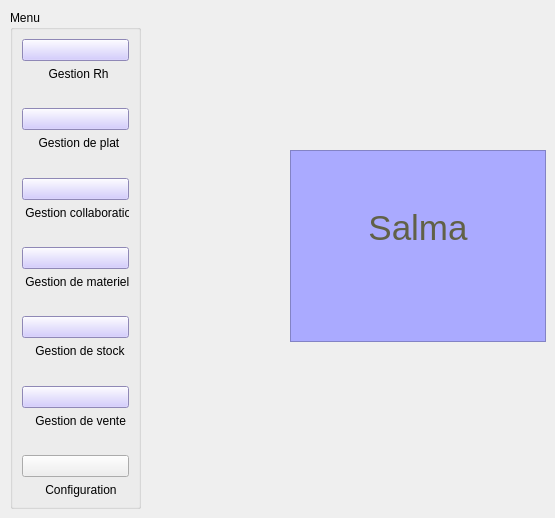
              <widget class="QWidget" name="page_5">
               <widget class="QGroupBox" name="groupBox_13">
                <property name="geometry">
                 <rect>
                  <x>10</x>
                  <y>10</y>
                  <width>131</width>
                  <height>499</height>
                 </rect>
                </property>
                <property name="title">
                 <string>Menu</string>
                </property>
                <layout class="QVBoxLayout" name="verticalLayout_17">
                 <item>
                  <layout class="QVBoxLayout" name="verticalLayout_3">
                   <item>
                    <widget class="QPushButton" name="Aymen_3">
                     <property name="styleSheet">
                      <string notr="true">background-color: rgb(200, 190, 255);</string>
                     </property>
                     <property name="text">
                      <string/>
                     </property>
                     <property name="icon">
                      <iconset resource="rh.qrc">
                       <normaloff>:/rh/rh.png</normaloff>:/rh/rh.png</iconset>
                     </property>
                     <property name="iconSize">
                      <size>
                       <width>50</width>
                       <height>30</height>
                      </size>
                     </property>
                    </widget>
                   </item>
                   <item>
                    <widget class="QLabel" name="label_23">
                     <property name="text">
                      <string>        Gestion Rh</string>
                     </property>
                    </widget>
                   </item>
                   <item>
                    <spacer name="verticalSpacer_16">
                     <property name="orientation">
                      <enum>Qt::Vertical</enum>
                     </property>
                     <property name="sizeHint" stdset="0">
                      <size>
                       <width>20</width>
                       <height>40</height>
                      </size>
                     </property>
                    </spacer>
                   </item>
                   <item>
                    <widget class="QPushButton" name="Moemen_3">
                     <property name="styleSheet">
                      <string notr="true">background-color: rgb(200, 190, 255);</string>
                     </property>
                     <property name="text">
                      <string/>
                     </property>
                     <property name="icon">
                      <iconset resource="plat.qrc">
                       <normaloff>:/plat/plat.png</normaloff>:/plat/plat.png</iconset>
                     </property>
                     <property name="iconSize">
                      <size>
                       <width>50</width>
                       <height>30</height>
                      </size>
                     </property>
                    </widget>
                   </item>
                   <item>
                    <widget class="QLabel" name="label_24">
                     <property name="text">
                      <string>     Gestion de plat</string>
                     </property>
                    </widget>
                   </item>
                   <item>
                    <spacer name="verticalSpacer_17">
                     <property name="orientation">
                      <enum>Qt::Vertical</enum>
                     </property>
                     <property name="sizeHint" stdset="0">
                      <size>
                       <width>20</width>
                       <height>40</height>
                      </size>
                     </property>
                    </spacer>
                   </item>
                   <item>
                    <widget class="QPushButton" name="Salma_3">
                     <property name="styleSheet">
                      <string notr="true">background-color: rgb(200, 190, 255);</string>
                     </property>
                     <property name="text">
                      <string/>
                     </property>
                     <property name="icon">
                      <iconset resource="collab.qrc">
                       <normaloff>:/collab/collaboration.png</normaloff>:/collab/collaboration.png</iconset>
                     </property>
                     <property name="iconSize">
                      <size>
                       <width>50</width>
                       <height>30</height>
                      </size>
                     </property>
                    </widget>
                   </item>
                   <item>
                    <widget class="QLabel" name="label_25">
                     <property name="text">
                      <string> Gestion collaboration</string>
                     </property>
                    </widget>
                   </item>
                   <item>
                    <spacer name="verticalSpacer_18">
                     <property name="orientation">
                      <enum>Qt::Vertical</enum>
                     </property>
                     <property name="sizeHint" stdset="0">
                      <size>
                       <width>20</width>
                       <height>40</height>
                      </size>
                     </property>
                    </spacer>
                   </item>
                   <item>
                    <widget class="QPushButton" name="Sara_3">
                     <property name="styleSheet">
                      <string notr="true">background-color: rgb(200, 190, 255);</string>
                     </property>
                     <property name="text">
                      <string/>
                     </property>
                     <property name="icon">
                      <iconset resource="materiel.qrc">
                       <normaloff>:/materiel/materiel.png</normaloff>:/materiel/materiel.png</iconset>
                     </property>
                     <property name="iconSize">
                      <size>
                       <width>50</width>
                       <height>30</height>
                      </size>
                     </property>
                    </widget>
                   </item>
                   <item>
                    <widget class="QLabel" name="label_26">
                     <property name="text">
                      <string> Gestion de materiels</string>
                     </property>
                    </widget>
                   </item>
                   <item>
                    <spacer name="verticalSpacer_19">
                     <property name="orientation">
                      <enum>Qt::Vertical</enum>
                     </property>
                     <property name="sizeHint" stdset="0">
                      <size>
                       <width>20</width>
                       <height>40</height>
                      </size>
                     </property>
                    </spacer>
                   </item>
                   <item>
                    <widget class="QPushButton" name="Taher_3">
                     <property name="styleSheet">
                      <string notr="true">background-color: rgb(200, 190, 255);</string>
                     </property>
                     <property name="text">
                      <string/>
                     </property>
                     <property name="icon">
                      <iconset resource="stock.qrc">
                       <normaloff>:/stock/stock.png</normaloff>:/stock/stock.png</iconset>
                     </property>
                     <property name="iconSize">
                      <size>
                       <width>50</width>
                       <height>30</height>
                      </size>
                     </property>
                    </widget>
                   </item>
                   <item>
                    <widget class="QLabel" name="label_27">
                     <property name="text">
                      <string>    Gestion de stock</string>
                     </property>
                    </widget>
                   </item>
                   <item>
                    <spacer name="verticalSpacer_20">
                     <property name="orientation">
                      <enum>Qt::Vertical</enum>
                     </property>
                     <property name="sizeHint" stdset="0">
                      <size>
                       <width>20</width>
                       <height>40</height>
                      </size>
                     </property>
                    </spacer>
                   </item>
                   <item>
                    <widget class="QPushButton" name="Ghazi_3">
                     <property name="styleSheet">
                      <string notr="true">background-color: rgb(200, 190, 255);</string>
                     </property>
                     <property name="text">
                      <string/>
                     </property>
                     <property name="icon">
                      <iconset resource="vente.qrc">
                       <normaloff>:/vente/vente.png</normaloff>:/vente/vente.png</iconset>
                     </property>
                     <property name="iconSize">
                      <size>
                       <width>50</width>
                       <height>30</height>
                      </size>
                     </property>
                    </widget>
                   </item>
                   <item>
                    <widget class="QLabel" name="label_28">
                     <property name="text">
                      <string>    Gestion de vente</string>
                     </property>
                    </widget>
                   </item>
                   <item>
                    <spacer name="verticalSpacer_21">
                     <property name="orientation">
                      <enum>Qt::Vertical</enum>
                     </property>
                     <property name="sizeHint" stdset="0">
                      <size>
                       <width>20</width>
                       <height>40</height>
                      </size>
                     </property>
                    </spacer>
                   </item>
                   <item>
                    <widget class="QPushButton" name="Configuration_3">
                     <property name="text">
                      <string/>
                     </property>
                     <property name="icon">
                      <iconset resource="config.qrc">
                       <normaloff>:/config/configuration.png</normaloff>:/config/configuration.png</iconset>
                     </property>
                     <property name="iconSize">
                      <size>
                       <width>50</width>
                       <height>30</height>
                      </size>
                     </property>
                    </widget>
                   </item>
                   <item>
                    <widget class="QLabel" name="label_29">
                     <property name="text">
                      <string>       Configuration</string>
                     </property>
                    </widget>
                   </item>
                  </layout>
                 </item>
                </layout>
               </widget>
               <widget class="QTextBrowser" name="textBrowser_5">
                <property name="geometry">
                 <rect>
                  <x>290</x>
                  <y>150</y>
                  <width>256</width>
                  <height>192</height>
                 </rect>
                </property>
                <property name="styleSheet">
                 <string notr="true">background-color: rgb(170, 170, 255);</string>
                </property>
                <property name="html">
                 <string>&lt;!DOCTYPE HTML PUBLIC &quot;-//W3C//DTD HTML 4.0//EN&quot; &quot;http://www.w3.org/TR/REC-html40/strict.dtd&quot;&gt;
&lt;html&gt;&lt;head&gt;&lt;meta name=&quot;qrichtext&quot; content=&quot;1&quot; /&gt;&lt;style type=&quot;text/css&quot;&gt;
p, li { white-space: pre-wrap; }
&lt;/style&gt;&lt;/head&gt;&lt;body style=&quot; font-family:'MS Shell Dlg 2'; font-size:8.25pt; font-weight:400; font-style:normal;&quot;&gt;
&lt;p align=&quot;center&quot; style=&quot;-qt-paragraph-type:empty; margin-top:0px; margin-bottom:0px; margin-left:0px; margin-right:0px; -qt-block-indent:0; text-indent:0px; font-family:'MS Shell Dlg 2';&quot;&gt;&lt;br /&gt;&lt;/p&gt;
&lt;p align=&quot;center&quot; style=&quot;-qt-paragraph-type:empty; margin-top:0px; margin-bottom:0px; margin-left:0px; margin-right:0px; -qt-block-indent:0; text-indent:0px; font-family:'MS Shell Dlg 2'; font-size:26pt; color:#616147;&quot;&gt;&lt;br /&gt;&lt;/p&gt;
&lt;p align=&quot;center&quot; style=&quot; margin-top:0px; margin-bottom:0px; margin-left:0px; margin-right:0px; -qt-block-indent:0; text-indent:0px;&quot;&gt;&lt;span style=&quot; font-family:'MS Shell Dlg 2'; font-size:26pt; color:#616147;&quot;&gt;Salma&lt;/span&gt;&lt;/p&gt;&lt;/body&gt;&lt;/html&gt;</string>
                </property>
               </widget>
              </widget>
